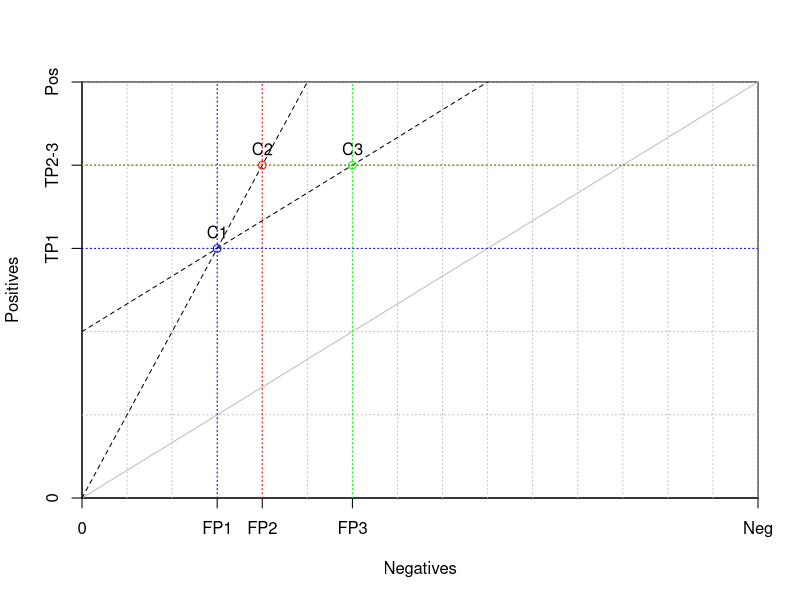

This figure's R source:
## ---- chunk 1
#| echo: false

h <- 25 # height of plot
w <- 75 # width of plot
grid.step <- 5

TP1 <- 15
FP1 <- 15
TP2 <- 20
FP2 <- 20
TP3 <- 20
FP3 <- 30

# print to a file
# pdf(height = h, width = w, file = "coverage-left.pdf")
# windows(height = h, width = w)

plot( c(0,w), c(0,h),  
     xaxs = "i",yaxs = "i",
     xaxt = 'n', yaxt = 'n',
     type = "n",
     xlab = "Negatives", ylab = "Positives")

# draw axes
axis(2,c(0,TP1,TP2,h),labels=c('0','TP1','TP2-3','Pos'))
axis(1,c(0,FP1,FP2,FP3,w),labels=c('0','FP1','FP2','FP3','Neg'))

# add a grid
# grid seems to be buggy
#grid (nx = w/grid.step, ny = h/grid.step)
gx <- grid.step
while (gx <= w) {
  abline(v = gx, col="gray", lty="dotted")
  gx <- gx + grid.step
}
gy <- grid.step
while (gy <= h) {
  abline(h = gy, col="gray", lty="dotted")
  gy <- gy + grid.step
}

# draw diagonal
abline(c(0,h/w),col="gray")

# draw isometrics
abline(c(10,h/w),lty=2)
abline(c(0,1),lty=2)

# draw points
col1 <- "blue"
points( FP1, TP1, col=col1, type="o")
text( FP1, TP1, "C1", pos=3)
abline(h=TP1, v=FP1, col=col1, lty="dotted")

col2 <- "red"
points( FP2, TP2, col=col2, type="o")
text( FP2, TP2, "C2", pos=3)
abline(h=TP2, v=FP2, col=col2, lty="dotted")

col3 <- "green"
points( FP3, TP3, col=col3, type="o")
text( FP3, TP3, "C3", pos=3)
abline(h=TP3, v=FP3, col=col3, lty="dotted")


# close file
# dev.off()
